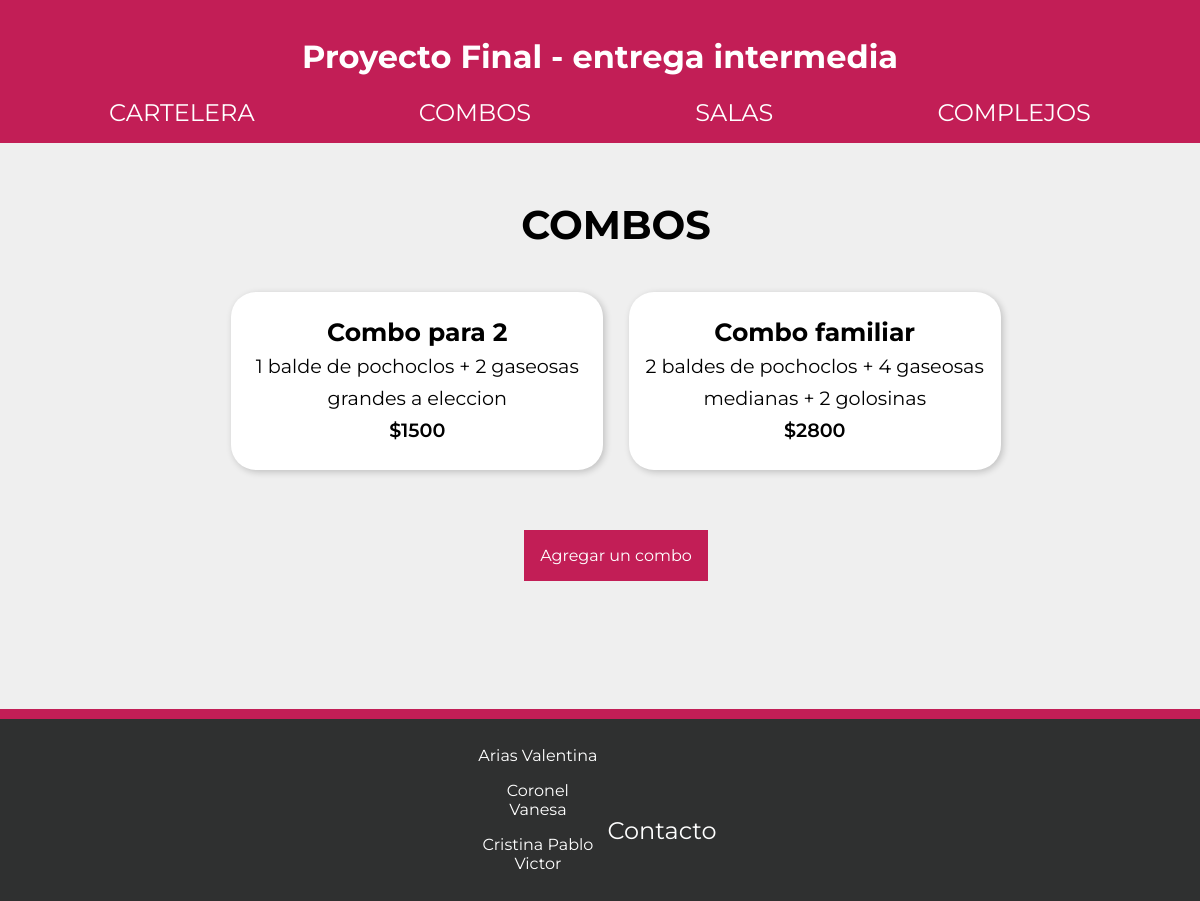
Page /combos on the committed database.
### AppProyectoFinal/models.py (models this page shows)
class Producto(models.Model):
    nombre = models.CharField(max_length=50)
    descripcion = models.CharField(max_length=200)
    precio = models.IntegerField()

### AppProyectoFinal/views.py (the view)
# urls.py: path('combos', mostrarCombos, name="combos"),
def mostrarCombos(request):
    lista = Producto.objects.all()
    return render(request, "combos.html", {"lista_combos": lista})

### AppProyectoFinal/templates/combos.html
{% extends 'padre.html' %}
{% load static %}
{% block contenidoQueCambia %}
    <h2 class="titulos">COMBOS</h2>
        {% for combo in lista_combos %}
            <section class="card-combos">
                <p><span class="nombre-combo">{{combo.nombre}} <br> </span>  {{combo.descripcion}} <br> <span class="precio-combo">${{combo.precio}}</span></p>
            </section>
        {% endfor %}
    <a href="{% url 'agregar_combo' %}" class="linkAgregar">Agregar un combo</a>
{% endblock %}

### AppProyectoFinal/static/css/padre.css (style rules this page uses)
html { font-family: 'Montserrat', sans-serif; }
body { margin: 0px; background-color: #efefef; min-height: 100vh; display:flex; flex-direction:column; }
.precio-combo { font-weight: 600; }
.card-combos { padding: 0.3rem 0.7rem; width: auto; height: auto; max-width: 350px; background-color: #ffffff; border-radius: 25px; line-height: 2rem; box-shadow: 2px 2px 7px rgba(0,0,0,0.2); display: inline-block; margin: 10px; }
.nombre-combo { font-weight: 700; font-size: 25px; }
.titulos { font-size: 2.5rem; text-align: center; }
.linkAgregar { font-size: 1rem; padding: 1rem; background-color: #C21E56; color: #fff; text-decoration: none; text-align: center; display: block; margin: auto; margin-top: 50px; width:fit-content; }

### rows in the picture
Producto: nombre "Combo para 2", descripcion "1 balde de pochoclos + 2 gaseosas grandes a eleccion", precio "1500"
Producto: nombre "Combo familiar", descripcion "2 baldes de pochoclos + 4 gaseosas medianas + 2 golosinas", precio "2800"
